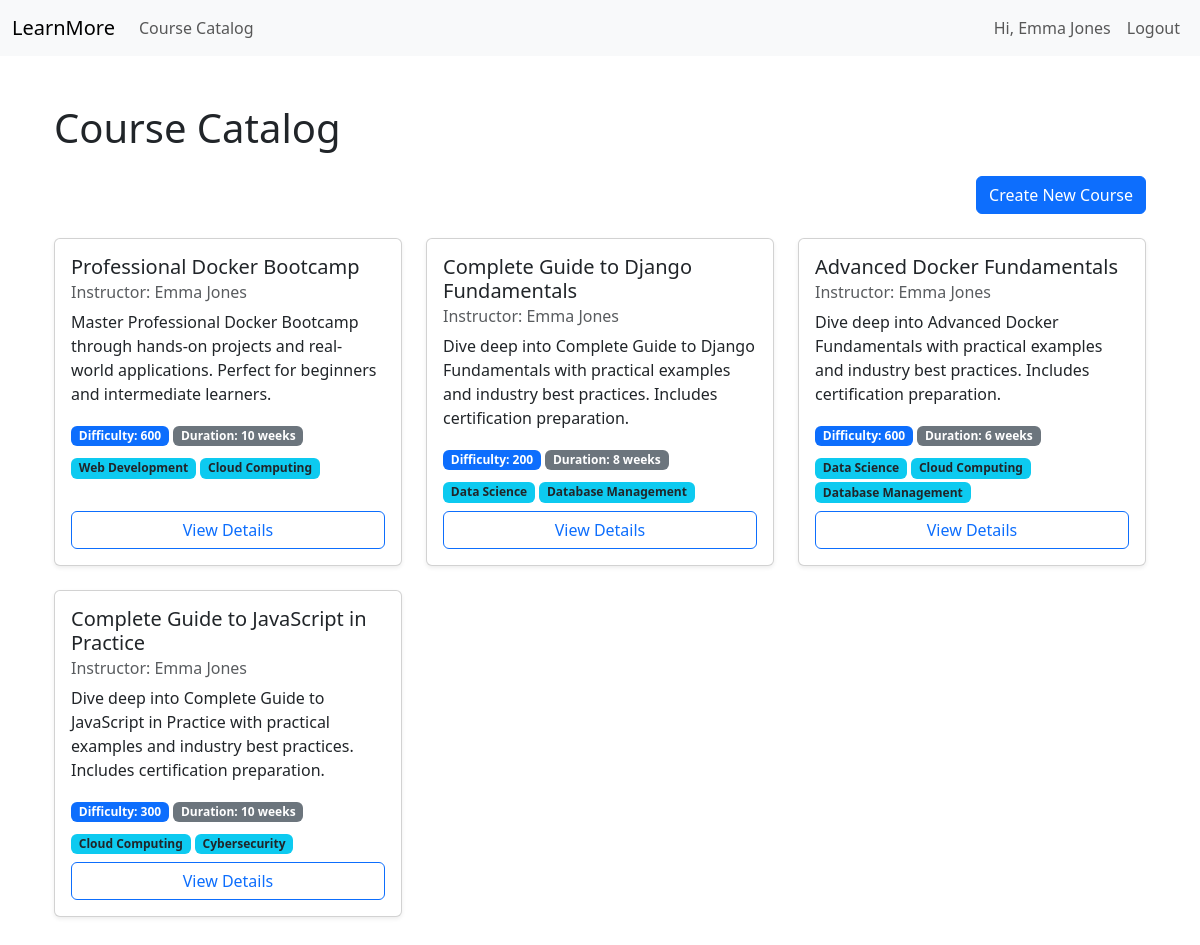
/courses/catalog/ (signed in), run on the app's committed database.
### coursesapp/models.py (models this page shows, shortened)
class Course(models.Model):
    title = models.CharField(max_length=200)
    slug = models.SlugField(unique=True)
    description = models.TextField()
    instructor = models.ForeignKey(get_user_model(), on_delete=models.CASCADE, related_name='courses')
    categories = models.ManyToManyField(Category, related_name='courses')
    difficulty = models.PositiveIntegerField(default=100)
    duration = models.CharField(max_length=50, help_text='e.g. 8 weeks, 10 hours')
    is_public = models.BooleanField(default=True)
    is_published = models.BooleanField(default=False)
    created_at = models.DateTimeField(auto_now_add=True)

class Category(models.Model):
    name = models.CharField(max_length=100, unique=True)
    slug = models.SlugField(unique=True)

### coursesapp/views.py (the view)
# urls.py: path('catalog/', views.CourseListView.as_view(), name='course_catalog'),
class CourseListView(ListView):
    model = Course
    template_name = 'coursesapp/course_catalog.html'
    context_object_name = 'courses'
    def get_queryset(self):
        if self.request.user.is_staff:
            return Course.objects.filter(instructor=self.request.user).order_by('-created_at')
        return Course.objects.filter(is_public=True, is_published=True).order_by('-created_at')
    def get_context_data(self, **kwargs):
        context = super().get_context_data(**kwargs)
        context['is_instructor'] = self.request.user.is_staff
        return context

### coursesapp/templates/coursesapp/course_catalog.html (shortened to what this page needs)
{% extends 'base.html' %}
{% load static %}
{% block content %}
<div class="container py-4">
    <h1 class="mb-4">Course Catalog</h1>
    {% if is_instructor %}
    <div class="mb-4 text-end">
        <a href="{% url 'course_create' %}" class="btn btn-primary">
             Create New Course
        </a>
    </div>
    {% endif %}
    <div class="row">
        {% for course in courses %}
        <div class="col-md-6 col-lg-4 mb-4">
            <div class="card h-100 shadow-sm">
                <div class="card-body d-flex flex-column">
                    <h5 class="card-title">{{ course.title }}</h5>
                    <h6 class="card-subtitle mb-2 text-muted">
                        Instructor: {{ course.instructor.get_full_name|default:course.instructor.username }}
                    </h6>
                    <p class="card-text">{{ course.description|truncatewords:30 }}</p>
                    <div class="mb-2">
                        <span class="badge bg-primary">Difficulty: {{ course.difficulty }}</span>
                        <span class="badge bg-secondary">Duration: {{ course.duration }}</span>
                    </div>
                    <div class="mb-2">
                        {% for cat in course.categories.all %}
                            <span class="badge bg-info text-dark">{{ cat.name }}</span>
                        {% endfor %}
                    </div>
                    <a href="{% url 'course_detail' course.slug %}" class="btn btn-outline-primary mt-auto">View Details</a>
                </div>
            </div>
        </div>
        {% empty %}
        <div class="col-12">
            <p>No courses available.</p>
        </div>
        {% endfor %}
    </div>
</div>
{% endblock %}

### templates/base.html (shortened to what this page needs)
<!DOCTYPE html>
<html lang="en">
<head>
    <link href="https://cdn.jsdelivr.net/npm/bootstrap@5.3.0-alpha1/dist/css/bootstrap.min.css" rel="stylesheet">
</head>
<body>
<nav class="navbar navbar-expand-lg navbar-light bg-light mb-4">
    <div class="container-fluid">
        <a class="navbar-brand" href="{% url 'course_catalog' %}">LearnMore</a>
        <div class="collapse navbar-collapse" id="navbarNav">
            <ul class="navbar-nav me-auto mb-2 mb-lg-0">
                <li class="nav-item">
                    <a class="nav-link" href="{% url 'course_catalog' %}">Course Catalog</a>
                </li>
            </ul>
            <ul class="navbar-nav ms-auto">
                {% if user.is_authenticated %}
                <li class="nav-item">
                    <a class="nav-link" href="#">Hi, {{ user.get_full_name|default:user.username }}</a>
                </li>
                <li class="nav-item">
                    <a class="nav-link" href="{% url 'account_logout' %}">Logout</a>
                </li>
                {% endif %}
            </ul>
        </div>
    </div>
</nav>
<div class="container">
    {% block content %}{% endblock %}
</div>
</body>
</html>

### data on the page
Course: title "Professional Docker Bootcamp", instructor.get_full_name "Emma Jones", description "Master Professional Docker Bootcamp through hands-on projects and real-world applications. Perfect for beginners and intermediate learners.", difficulty "600", duration "10 weeks"
Category: name "Web Development"
Category: name "Cloud Computing"
Course: title "Complete Guide to Django Fundamentals", instructor.get_full_name "Emma Jones", description "Dive deep into Complete Guide to Django Fundamentals with practical examples and industry best practices. Includes certification preparation.", difficulty "200", duration "8 weeks"
Category: name "Data Science"
Category: name "Database Management"
Course: title "Advanced Docker Fundamentals", instructor.get_full_name "Emma Jones", description "Dive deep into Advanced Docker Fundamentals with practical examples and industry best practices. Includes certification preparation.", difficulty "600", duration "6 weeks"
Course: title "Complete Guide to JavaScript in Practice", instructor.get_full_name "Emma Jones", description "Dive deep into Complete Guide to JavaScript in Practice with practical examples and industry best practices. Includes certification preparation.", difficulty "300", duration "10 weeks"
Category: name "Cybersecurity"

### other printed values
{{ user.get_full_name|default:user.username }} "Emma Jones"
